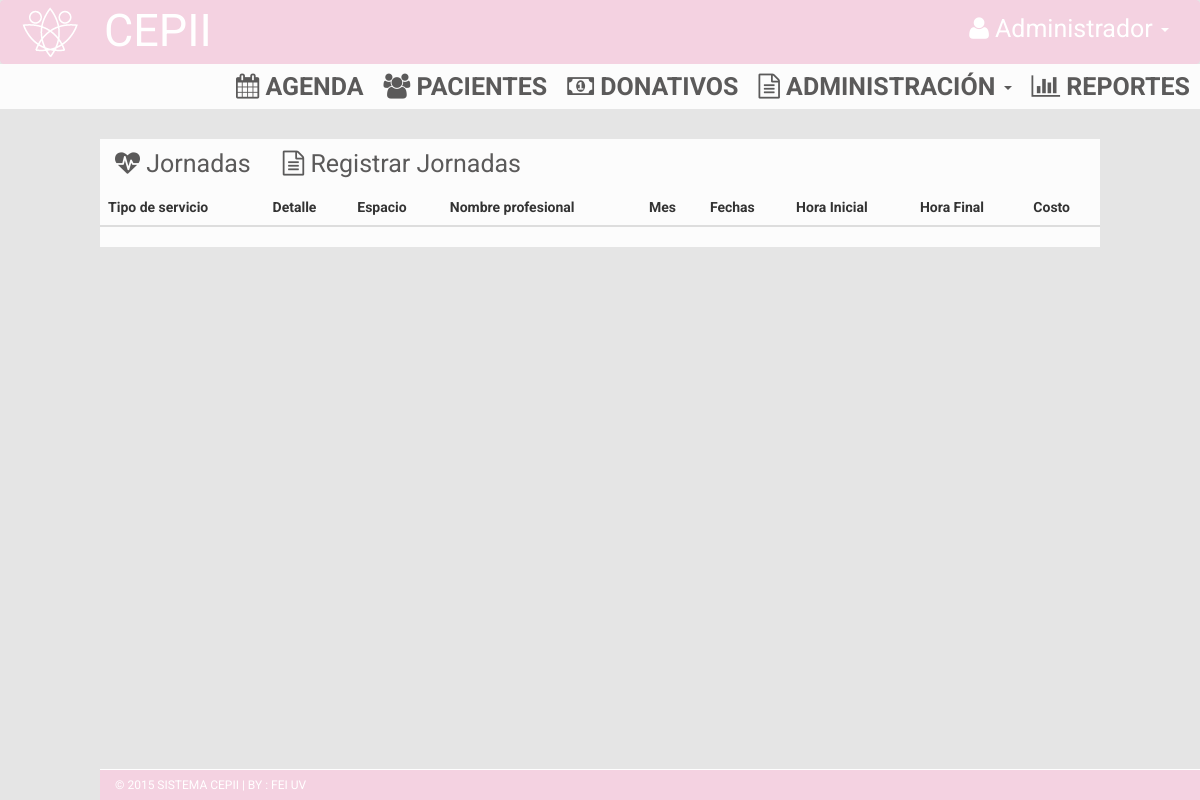
Page /index.php/jornadas on the earlier database version.
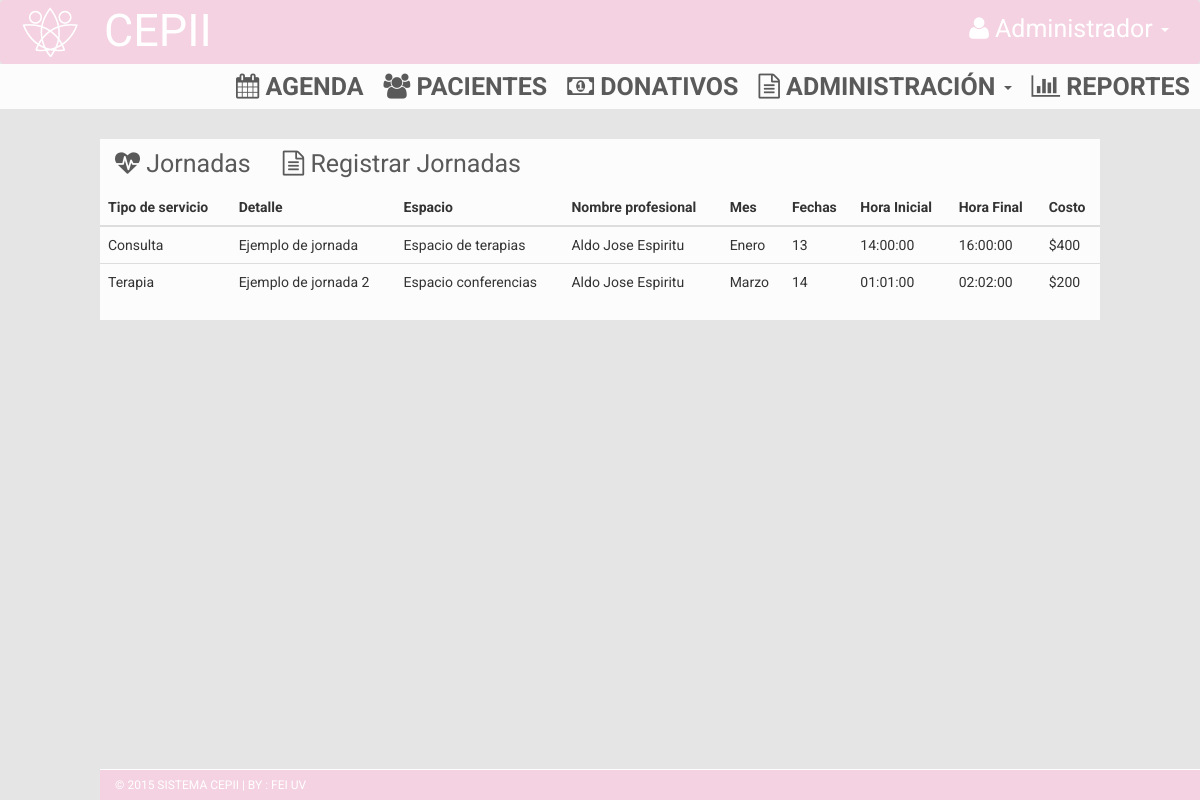
Same page on the later database version.
### tables this page shows
CREATE TABLE IF NOT EXISTS `jornada` (
`idJornada` int(11) NOT NULL,
  `tipo_servicio` varchar(45) NOT NULL,
  `detalle` varchar(45) NOT NULL,
  `espacio_idEspacio` int(11) NOT NULL,
  `idProfesional` varchar(45) NOT NULL,
  `año` int(11) NOT NULL,
  `mes` varchar(30) NOT NULL,
  `fechas` varchar(45) NOT NULL,
  `hora_inicio` time NOT NULL,
  `hora_fin` time NOT NULL,
  `costo` int(11) NOT NULL
);

CREATE TABLE IF NOT EXISTS `espacio` (
`idEspacio` int(11) NOT NULL,
  `Nombre` varchar(20) NOT NULL,
  `Capacidad` int(11) NOT NULL,
  `Tipo` tinyint(1) NOT NULL COMMENT '1 si es espacio interno--0 si es externo'
);

CREATE TABLE IF NOT EXISTS `profesional` (
`idProfesional` int(11) NOT NULL,
  `nombrePro` varchar(45) DEFAULT NULL,
  `apaPro` varchar(45) DEFAULT NULL,
  `amaPro` varchar(45) DEFAULT NULL,
  `celPro` varchar(45) DEFAULT NULL,
  `correoPro` varchar(45) DEFAULT NULL,
  `ramaMedica` varchar(45) DEFAULT NULL,
  `usuario` varchar(45) DEFAULT NULL,
  `contraseña` varchar(45) DEFAULT NULL
);

### application/controllers/jornadas.php (called while the page is built, shortened)
<?php
class Jornadas extends CI_Controller {
	public function __construct(){
    	$this->load->helper(array('url', 'form'));
  		$this->load->model('jornadas_model');
  		$this->load->database('default');
	}
	public function index(){
		$data['query'] = $this->jornadas_model->verTodos();
		$this->load->view('admin/view_jornadas',$data);
	}
}

### index.php (called while the page is built, shortened)
<?php
require_once BASEPATH.'core/CodeIgniter.php';

### application/models/jornadas_model.php (called while the page is built, shortened)
<?php if ( ! defined('BASEPATH')) exit('No direct script access allowed');
class Jornadas_model extends CI_Model{
  public function verTodos(){
    $this->db->select('jornada.idJornada, jornada.tipo_servicio, jornada.detalle, jornada.espacio_idEspacio, jornada.idProfesional,
                      jornada.año, jornada.mes, jornada.fechas, jornada.hora_inicio, jornada.hora_fin, jornada.costo,
                      espacio.idEspacio, espacio.Nombre, profesional.idProfesional, profesional.nombrePro, profesional.apaPro, profesional.amaPro');
    $this->db->from('jornada');
    $this->db->join('espacio', 'espacio.idEspacio = jornada.espacio_idEspacio');
    $this->db->join('profesional', 'profesional.idProfesional = jornada.idProfesional');
    $query = $this->db->get();
    if ($query->num_rows() > 0){
      return $query->result();
    }else{
      return FALSE;
    }
  }
}

### application/views/admin/view_jornadas.php (the view, shortened to what this page needs)
    <!DOCTYPE html>
    <html xmlns="http://www.w3.org/1999/xhtml">
    <head>
        <link href="<?php echo base_url(); ?>assets/css/bootstrap.css" rel="stylesheet" />
        <link href="<?php echo base_url(); ?>assets/css/font-awesome.css" rel="stylesheet" />
        <link href="<?php echo base_url(); ?>assets/css/style.css" rel="stylesheet" />
        <link href="<?php echo base_url(); ?>css/jquery-ui.min.css" rel="stylesheet" />
        <link href="//cdnjs.cloudflare.com/ajax/libs/select2/4.0.1/css/select2.min.css" rel="stylesheet" />
        <link rel="stylesheet" type="text/css" href="http://ajax.googleapis.com/ajax/libs/jqueryui/1/themes/flick/jquery-ui.css">
        <link href="<?php echo base_url(); ?>assets/css/jquery.tagit.css" rel="stylesheet" type="text/css">
    </head>
    <body style="background-color:#e5e5e5;">
      <nav class="navbar navbar-default">
        <div class="container-fluid">
          <div class="navbar-header" style="margin:5px;">
            <img src="<?php echo base_url(); ?>assets/img/logo.png">
          </div>
          <div class="collapse navbar-collapse" id="bs-example-navbar-collapse-1">
              <ul class="nav navbar-nav" style="margin:5px;">
                <li><a style="color:#FFF; font-size:45px;"> CEPII</a></li>
              </ul>
              <ul class="nav navbar-nav navbar-right">
                <li class="dropdown">
                  <a href="#" class="dropdown-toggle" data-toggle="dropdown" role="button" aria-haspopup="true" aria-expanded="false">
                    <div style="color:#FFF;">
                        <i class="fa fa-user"></i>     Administrador
                        <span class="caret"></span>
                    </div>
                  </a>
                </li>
              </ul>
          </div>
        </div>
      </nav>
      <section class="menu-section">
        <div>
          <div class="row">
            <div class="col-md-12">
              <div class="navbar-collapse collapse ">
                <ul id="menu-top" class="nav navbar-nav navbar-right">
                  <li>
                    <a href="<?php echo base_url().'Agenda'; ?>">
                      <div>
                        <i class="fa fa-calendar"></i>     Agenda
                      </div>
                    </a>
                  </li>
                                                                                      <li>
                    <a href="<?php echo base_url().'Paciente'; ?>">
                      <div>
                        <i class="fa fa-users"></i>     Pacientes
                      </div>
                    </a>
                  </li>
                  <li>
                   <a href="<?php echo base_url().'Donativos'; ?>">
                      <div>
                        <i class="fa fa-money"></i>     Donativos
                      </div>
                    </a>
                  </li>
                  <li>
                  <li class="dropdown">
                    <a href="#" data-toggle="dropdown" role="button" aria-haspopup="true" aria-expanded="false">
                      <div>
                          <i class="fa fa-file-text-o"></i>     Administración
                          <span class="caret"></span>
                      </div>
                    </a>
                  </li>
                  <li>
                    <a href="">
                      <div>
                        <i class="fa fa-bar-chart"></i>     Reportes
                      </div>
                    </a>
                  </li>
                </ul>
              </div>
            </div>
          </div>
        </div>
      </section>
    <div class="content-wrapper" style="background-color: #e5e5e5; margin-top: 0px;">
        <br>
        <div id="Conferencias" class="tab">
          <ul  class="nav nav-pills">
            <li  data-toggle="tab">
              <a href="#2b" data-toggle="tab">
                <i class="fa fa-heartbeat"></i>     Jornadas
              </a>
            </li>
            <li data-toggle="tab" >
              <a href="#5b" data-toggle="tab">
                <i class="fa fa-file-text-o"></i>     Registrar Jornadas
              </a>
            </li>
          </ul>
          <div class="tab-content clearfix">
            <div class="tab-pane active" id="2b">
              <table class="table">
                <thead>
                  <tr>
                    <th>Tipo de servicio</th>
                    <th>Detalle</th>
                    <th>Espacio</th>
                    <th>Nombre profesional</th>
                    <th>Mes</th>
                    <th>Fechas</th>
                    <th>Hora Inicial</th>
                    <th>Hora Final</th>
                    <th>Costo</th>
                  </tr>
                </thead>
                  <?php foreach ($query as $row): ?>
                    <tr>
                      <td><?php echo $row->tipo_servicio; ?></td>
                      <td><?php echo $row->detalle; ?></td>
                      <td><?php echo $row->Nombre; ?></td>
                      <td><?php echo $row->nombrePro.' '.$row->apaPro.' '.$row->amaPro; ?></td>
                      <td><?php echo $row->mes; ?></td>
                      <td><?php echo $row->fechas; ?></td>
                      <td><?php echo $row->hora_inicio; ?></td>
                      <td><?php echo $row->hora_fin; ?></td>
                      <td><?php echo '$'.$row->costo; ?></td>
                    </tr>
                  <?php endforeach; ?>
              </table>
            </div>
      <footer style="width: 100%;border-top: 1px solid #fff;bottom: 0; position: fixed; padding: 0rem;">
        <div class="container">
              &copy; 2015 SISTEMA CEPII | BY : <a href="http://www.uv.mx/Fei/" target="_blank">FEI UV</a>
        </div>
      </footer>
    </body>
</html>

### assets/css/style.css (style rules this page uses)
body { font-family: 'Roboto', sans-serif; line-height: 30px; }
.content-wrapper { margin-top: 40px; padding-bottom: 60px; width: 100%; }
.menu-section { background-color: #FCFCFC; }
#menu-top a { color: #5B5A5A; text-decoration: none; font-weight: bold; padding: 10px 10px 10px 10px; font-size: 25px; text-transform: uppercase; }
.navbar { margin-bottom: 0px; }
footer { padding: 10px; color: #fff; font-size: 12px; background-color: #f4d2e1; }
footer a, footer a:hover { color: #fff; text-decoration: none; }

Differences in the rows shown:
added jornada: tipo_servicio "Consulta", detalle "Ejemplo de jornada", espacio.Nombre "Espacio de terapias", idProfesional.nombrePro "Aldo", idProfesional.apaPro "Jose", idProfesional.amaPro "Espiritu", mes "Enero", fechas "13", hora_inicio "14:00:00", hora_fin "16:00:00", costo "400"
added jornada: tipo_servicio "Terapia", detalle "Ejemplo de jornada 2", espacio.Nombre "Espacio conferencias", idProfesional.nombrePro "Aldo", idProfesional.apaPro "Jose", idProfesional.amaPro "Espiritu", mes "Marzo", fechas "14", hora_inicio "01:01:00", hora_fin "02:02:00", costo "200"
